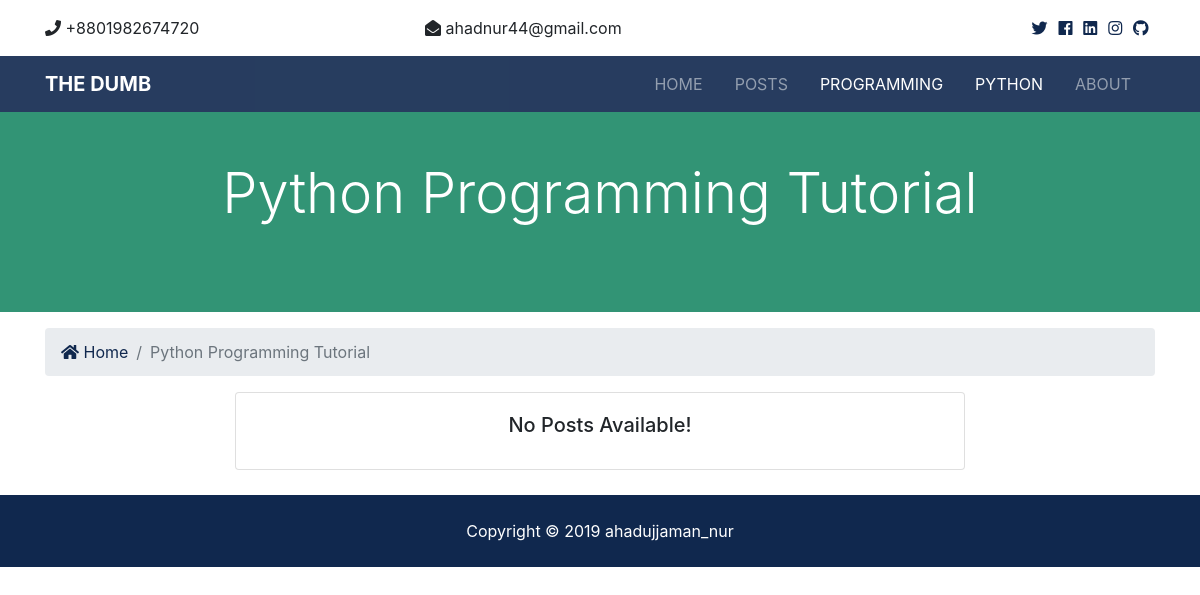
Page /programming/python/ on the earlier database version.
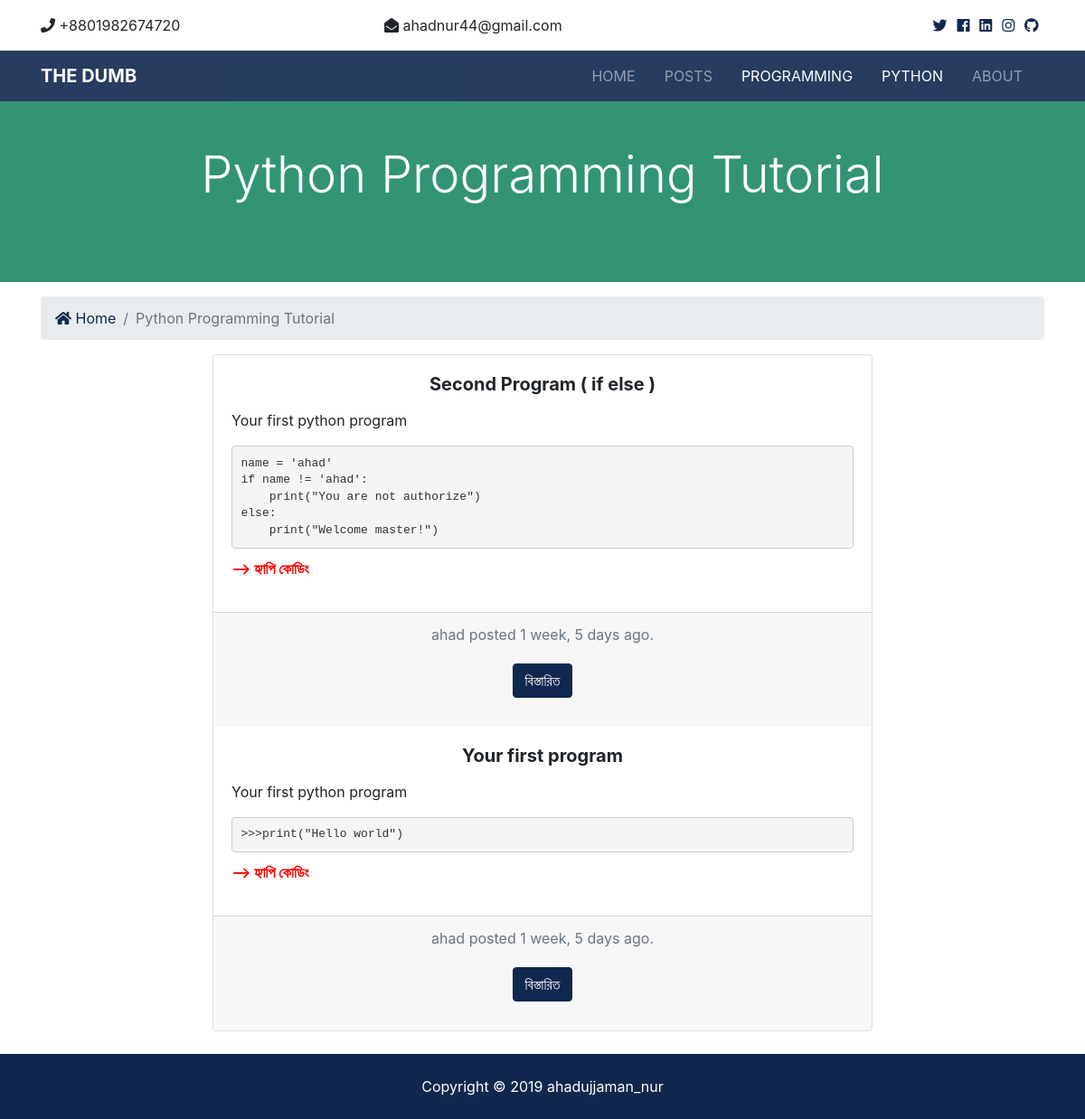
Same page on the later database version.
### programming/models.py (models this page shows, shortened)
class Python(models.Model):
    title = models.CharField(max_length=100)
    author = models.ForeignKey(User, blank=True, on_delete=models.CASCADE)
    body = models.TextField()
    date = models.DateTimeField(default=datetime.now, blank=True)
    is_published = models.BooleanField(default=True)

### programming/views.py (the view)
# urls.py: path('python/', views.python, name='python'),
def python(request):
    pythons = Python.objects.order_by('-date').filter(is_published=True)
    paginator = Paginator(pythons, 3)
    page = request.GET.get('page')
    paged_programs = paginator.get_page(page)
    context = {
        'pythons': paged_programs
    }
    return render(request, 'python/python_posts.html', context)

### templates/python/python_posts.html (shortened to what this page needs)
{% extends 'base.html' %}
{% load humanize %}
{% block content %}
  <section id="showcase-inner" class="py-5 text-white">
    <div class="container">
      <div class="row text-center">
        <div class="col-md-12">
          <h1 class="display-4">Python Programming Tutorial</h1>
        </div>
      </div>
    </div>
  </section>
  <section id="bc" class="mt-3">
    <div class="container">
      <nav aria-label="breadcrumb">
        <ol class="breadcrumb">
          <li class="breadcrumb-item">
            <a href="{% url 'index' %}">
              <i class="fas fa-home"></i> Home</a>
          </li>
          <li class="breadcrumb-item active">Python Programming Tutorial</li>
        </ol>
      </nav>
    </div>
  </section>
  <div class="container">
    <div class="row">
      <div class="col-lg-8 col-md-10 mx-auto">
          <div class="card text-center">
              {% if pythons %}
                {% for post in pythons %}
                  <div class="card-body">
                          <h5 class="card-title"><b>{{ post.title }}</b></h5>
                      <div align="justify">
                        <p class="card-text">{{ post.body | safe }}</p>
                      </div>
                  </div>
                  <div class="card-footer text-muted">
                    {{ post.author }} posted {{ post.date | timesince}} ago.
                    <div class="card-body">
                        <a href="{% url 'python_post' post.id %}" class="btn btn-primary">বিস্তারিত</a>
                    </div>
                  </div>
                {% endfor %}
              {% else %}
              <div class="card-body">
                  <h5 class="card-title">
                      No Posts Available!
                  </h5>
              </div>
              {% endif %}
            </div>
      </div>
    </div>
  </div>
  <br>
  <div class="container">
      <div class="row">
          <div class="col-md-12">
          </div>
        </div>
  </div>
{% endblock %}

### templates/base.html (shortened to what this page needs)
{% load static %}
<!DOCTYPE html>
<html lang="en">
<head>
  <link rel="stylesheet" href="{% static 'css/all.css' %}">
  <link rel="stylesheet" href="{% static 'css/bootstrap.css' %}">
  <link rel="stylesheet" href="{% static 'css/style.css' %}">
</head>
<body>
  {% include 'partials/_topbar.html' %}
  {% include 'partials/_navbar.html' %}
  {% block content %} {% endblock %}
  {% include 'partials/_footer.html' %}
</body>
</html>

### templates/partials/_topbar.html
<section id="top-bar" class="p-3">
        <div class="container">
          <div class="row">
            <div class="col-md-4">
              <i class="fas fa-phone"></i> +8801982674720
            </div>
            <div class="col-md-4">
              <i class="fas fa-envelope-open"></i> ahadnur44@gmail.com
            </div>
            <div class="col-md-4">
              <div class="social text-right">
                <a href="https://twitter.com/ahadnur44">
                  <i class="fab fa-twitter"></i>
                </a>
                <a href="https://www.facebook.com/ahadnur44">
                  <i class="fab fa-facebook"></i>
                </a>
                <a href="https://www.linkedin.com/in/ahadujjaman-nur-546651136/">
                  <i class="fab fa-linkedin"></i>
                </a>
                <a href="https://www.instagram.com/nuraahaadujjaamaan/">
                  <i class="fab fa-instagram"></i>
                </a>
                <a href="https://github.com/ahadnur/">
                  <i class="fab fa-github"></i>
                </a>
              </div>
            </div>
          </div>
        </div>
      </section>

### templates/partials/_navbar.html (shortened to what this page needs)
{% load static %}
<nav class="navbar navbar-expand-lg navbar-dark bg-primary sticky-top">
  <div class="container">
    <a class="navbar-brand" href="{% url 'index' %}">
      <b>The Dumb</b>
    </a>
    <div class="collapse navbar-collapse" id="navbarNavAltMarkup">
        <ul class="navbar-nav ml-auto">
            <li
            {% if '/' == request.path %}
              class="nav-item active mr-3"
            {% else %}
              class="nav-item mr-3"
            {% endif %}
          >
            <a class="nav-link" href="{% url 'index' %}">Home</a>
          </li>
          <li
            {% if 'posts' in request.path %}
              class="nav-item active mr-3"
            {% else %}
              class="nav-item mr-3"
            {% endif %}
          >
            <a class="nav-link" href="{% url 'posts' %}">Posts</a>
          </li>
          <li
            {% if 'programming' in request.path %}
              class="nav-item active mr-3"
            {% else %}
              class="nav-item mr-3"
            {% endif %}
          >
              <a class="nav-link" href="{% url 'programming' %}">Programming</a>
          </li>
          <li
            {% if 'python' in request.path %}
              class="nav-item active mr-3"
            {% else %}
              class="nav-item mr-3"
            {% endif %}
          >
              <a class="nav-link" href="{% url 'python' %}">Python</a>
          </li>
          <li
          {% if 'about' in request.path %}
            class="nav-item active mr-3"
          {% else %}
            class="nav-item mr-3"
          {% endif %}
          >
            <a class="nav-link" href="{% url 'about' %}">About</a>
        </li>
        </ul>
    </div>
  </div>
</nav>

### templates/partials/_footer.html
<footer id="main-footer" class="py-4 bg-primary text-white text-center">
        Copyright &copy;
        <span class="year"></span> ahadujjaman_nur
    </footer>

### myblog/staticfiles/css/all.css (style rules this page uses)
.fa, .fas, .far, .fal, .fab { -moz-osx-font-smoothing: grayscale; -webkit-font-smoothing: antialiased; display: inline-block; font-style: normal; font-variant: normal; text-rendering: auto; line-height: 1; }
.fa-envelope-open:before { content: "\f2b6"; }
.fa-facebook:before { content: "\f09a"; }
.fa-github:before { content: "\f09b"; }
.fa-home:before { content: "\f015"; }
.fa-instagram:before { content: "\f16d"; }
.fa-linkedin:before { content: "\f08c"; }
.fa-phone:before { content: "\f095"; }
.fa-twitter:before { content: "\f099"; }
.fab { font-family: 'Font Awesome 5 Brands'; }
.fa, .fas { font-family: 'Font Awesome 5 Free'; font-weight: 900; }

### myblog/staticfiles/css/style.css (style rules this page uses)
pre { display: block; padding: 9.5px; margin: 0 0 10px; margin-bottom: 10px; font-size: 13px; line-height: 1.42857143; color: #333; word-break: break-all; word-wrap: break-word; background-color: #f5f5f5; border: 1px solid #ccc; border-radius: 4px; }
.navbar { opacity: 0.9; text-transform: uppercase; }
.social a { margin-right: 0.4rem; }
#showcase-inner { background: #7dcea0; position: relative; overflow: hidden; min-height: 200px; }
#showcase-inner::before { content: ''; position: absolute; top: 0; left: 0; min-height: 100%; width: 100%; background: rgba(32, 134, 107, 0.8); }

Differences in the rows shown:
added Python: title "Second Program ( if else )", body "Your first python program name = 'ahad' if name != 'ahad': print(\"You are not authorize\") else: print(\"Welcome master!\") --> হ্যাপি কোডিং", author "ahad", date "1 week, 5 days"
added Python: title "Your first program", body "Your first python program >>>print(\"Hello world\") --> হ্যাপি কোডিং", author "ahad", date "1 week, 5 days"
Other differences:
text no longer shown: "No Posts Available!"
